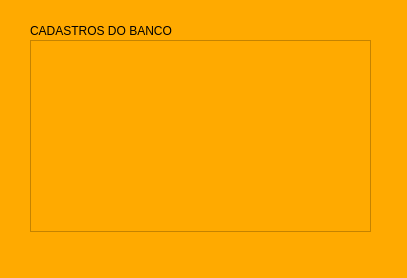
<?xml version="1.0" encoding="UTF-8"?>
<ui version="4.0">
 <class>MainWindow</class>
 <widget class="QMainWindow" name="MainWindow">
  <property name="geometry">
   <rect>
    <x>0</x>
    <y>0</y>
    <width>407</width>
    <height>278</height>
   </rect>
  </property>
  <property name="windowTitle">
   <string>MainWindow</string>
  </property>
  <property name="styleSheet">
   <string notr="true">background-color: rgb(255, 170, 0);</string>
  </property>
  <widget class="QWidget" name="centralwidget">
   <widget class="QLabel" name="label">
    <property name="geometry">
     <rect>
      <x>30</x>
      <y>10</y>
      <width>161</width>
      <height>41</height>
     </rect>
    </property>
    <property name="text">
     <string>CADASTROS DO BANCO</string>
    </property>
   </widget>
   <widget class="QTableWidget" name="listagemBanco">
    <property name="geometry">
     <rect>
      <x>30</x>
      <y>40</y>
      <width>341</width>
      <height>192</height>
     </rect>
    </property>
   </widget>
  </widget>
  <widget class="QMenuBar" name="menubar">
   <property name="geometry">
    <rect>
     <x>0</x>
     <y>0</y>
     <width>407</width>
     <height>18</height>
    </rect>
   </property>
  </widget>
  <widget class="QStatusBar" name="statusbar"/>
 </widget>
 <resources/>
 <connections/>
</ui>
